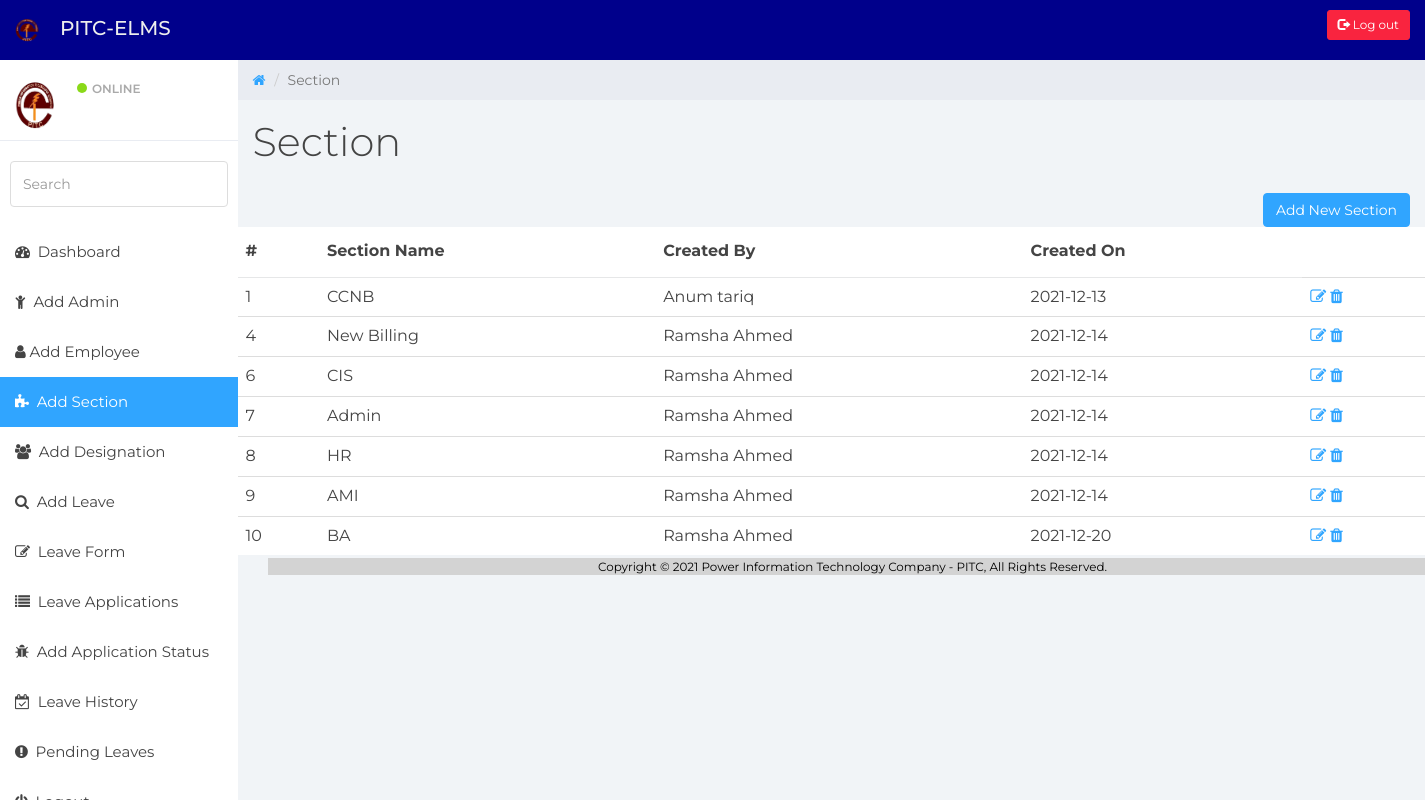
Page /section.php on the committed database.
### tables this page shows
CREATE TABLE `section` (
  `section_id` int(11) NOT NULL,
  `section_name` text NOT NULL,
  `created_on` date NOT NULL DEFAULT current_timestamp(),
  `created_by` text DEFAULT 'Admin'
);

### read.php (called while the page is built, shortened)
<?php
function section(){
  include'connection.php';
  $conn->setAttribute(PDO::ATTR_ERRMODE, PDO::ERRMODE_EXCEPTION);
  $stmt = $conn->prepare("SELECT* FROM section");
  $stmt->execute();
  $sections = $stmt->fetchAll(PDO::FETCH_ASSOC);
  return $sections;
}
?>

### section.php (the view, shortened to what this page needs)
<?php
require("read.php");
include("header.php");
?>
<!DOCTYPE html>
<html>
<head>
	<link href="css/bootstrap.min.css" rel="stylesheet">
	<link href="css/font-awesome.min.css" rel="stylesheet">
	<link href="css/datepicker3.css" rel="stylesheet">
	<link href="css/styles.css" rel="stylesheet">
</head>
<body>
<div class="container-lg">
	<?php include("nav-bar.php");?>
	<div class="col-sm-9 col-sm-offset-3 col-lg-10 col-lg-offset-2 main">
		<div class="row">
			<ol class="breadcrumb">
				<li><a href="index.php">
					<em class="fa fa-home"></em>
				</a></li>
				<li class="active">Section</li>
			</ol>
		</div>
		<div class="row">
			<div class="col-lg-12">
				<h1 class="page-header">Section</h1>
                <button class="btn btn-primary btn-md" type ="submit" onclick="location.href='addSection.php'" style="float: right;" >Add New Section</button>
            </div>
        <table class="table">
  <thead>
    <tr>
      <th scope="col">#</th>
      <th scope="col">Section Name</th>
      <th scope="col">Created By</th>
      <th scope="col">Created On</th>
    </tr>
  </thead>
  <tbody>
    <?php
	$sections = section();
	foreach ($sections as $section): ?>
            <tr>
                <td><?=$section['section_id']?></td>
                <td><?=$section['section_name']?></td>
                <td><?=$section['created_by']?></td>
                <td><?=$section['created_on']?></td>
                <td class="actions">
                <a href="updateSection.php?id=<?=$section['section_id']?>" title = "Update Record"><i class="fa fa-edit"></i></a>
                    <a href="delete_section.php?id=<?=$section['section_id']?>" title = "Delete Record" onclick="return confirm('Are You Sure You Want To Delete This Section ?')"><i class="fa fa-trash"></i></a>
                </td>
            </tr>
            <?php endforeach; ?>
        </tbody>
    </table>
	</div>
</body>
<footer>
<?php include("footer.php");?>
</footer>
</html>

### header.php (shortened to what this page needs)
<nav class="navbar navbar-custom navbar-fixed-top" role="navigation">
		<div class="container-fluid">
			<div class="navbar-header">
					<a class="navbar-brand" href="#">
      <img src="pitc.png" alt="" width="30" height="24" class="img img-circle">
    </a>
				<a class="navbar-brand" href="#"><span>PITC-ELMS</span> </a>
				<ul class="nav navbar-top-links navbar-right">
					<li class="dropdown">
                         <button type="button" class="btn btn-danger btn-sm" onclick="location.href='login.php'">
          <span class="glyphicon glyphicon-log-out"></span> Log out
        </button>
					</li>
				</ul>
			</div>
		</div>
	</nav>

### nav-bar.php (shortened to what this page needs)
<div id="sidebar-collapse" class="col-sm-3 col-lg-2 sidebar">
		<div class="profile-sidebar">
			<div class="profile-userpic">
				<img src="pitc.png" class="img-responsive" alt="">
			</div>
			<div class="profile-usertitle">
				<div class="profile-usertitle-status"><span class="indicator label-success"></span>Online</div>
			</div>
		</div>
		<form role="search">
			<div class="form-group">
				<input type="text" class="form-control" placeholder="Search">
			</div>
		</form>
		<ul class="nav menu">
			<?php
			if($_SESSION["user_type"] == "employee")
			{
				$display = "none";
			}
			else {
				$display = "block";
			}
			if($_SESSION["user_type"] == "admin")
			{
				$display2 = "none";
			}
			else {
				$display2 = "block";
			}
			?>
		<li id = "db"  ><a href="index.php"><em class="fa fa-dashboard">&nbsp;</em> Dashboard</a></li>
		<li id = "admin" style="display: <?=$display?>" class=""><a href="admin.php"><em class="fa fa-child">&nbsp;</em> Add Admin</a></li>
            <li  id = "emp" style="display: <?=$display?>" class = ""><a href="employee.php"><em class="fa fa-user">&nbsp;</em>Add Employee</a></li>
			<li id = "sec" style="display: <?=$display?>"><a href="section.php"><em class="fa fa-puzzle-piece">&nbsp;</em> Add Section</a></li>
			<li id ="des"style="display: <?=$display?>"><a href="designation.php"><em class="fa fa-users">&nbsp;</em> Add Designation</a></li>
			<li id = "leave"style="display: <?=$display?>"><a href="leave_lookup.php"><em class="fa fa-search">&nbsp;</em> Add Leave</a></li>
			<li id = "lf" style="display: <?=$display2?>"><a href="AleaveForm.php" ><em class="fa fa-edit">&nbsp;</em> Leave Form</a></li>
			<li id = "vla" style="display: <?=$display?>"><a href="ViewLeaveApps.php"><em class="fa fa-list">&nbsp;</em> Leave Applications</a></li>
			<li id = "aps" style="display: <?=$display?>" ><a href="app_status.php"><em class="fa fa-bug">&nbsp;</em> Add Application Status</a></li>
			<li id = "lh" style="display: <?=$display2?>"><a href="emp_leave_history.php" ><em class="fa fa-calendar-check-o">&nbsp;</em> Leave History</a></li>
			<li id = "pl" style="display: <?=$display2?>"><a href="emp_leave_pending.php" ><em class="fa fa-exclamation-circle">&nbsp;</em> Pending Leaves</a></li>
			<li><a href="login.php"><em class="fa fa-power-off">&nbsp;</em> Logout</a></li>
		</ul>
	</div>

### footer.php
<div class = "container" style = " ">
<footer style = " background-color: lightgray;
    color: black; bottom: 0;position: absolute;
">
<div class="row">
			<div class="col-lg-12" >
			<div class="container text-center">
			<small> Copyright © 2021 Power Information Technology Company - PITC, All Rights Reserved. </small>
    </div>
			</div>
		</div>
</div>

### css/styles.css (style rules this page uses)
body { background: #f1f4f7; padding-top: 60px; font-size: 14px; color: #444444; font-family: "Montserrat", "Helvetica Neue", Helvetica, Arial, sans-serif; }
a, a:hover, a:focus { color: #30a5ff; }
h1, h2, h3, h4, h5, h6 { color: #444444; }
h1 { font-weight: 300; font-size: 40px; }
input.form-control { border: 1px solid #ddd; box-shadow: none; height: 46px; }
.navbar-custom { background-color: darkblue; color: #edeeed!important; height: 60px; }
.navbar-header .navbar-brand { color: #edeeed !important; font-size: 20px; text-transform: uppercase; font-weight: 500; height: 60px; padding-top: 18px; }
.navbar-header .navbar-brand span { color: #edeeed; }
.dropdown { background: rgba(255, 255, 255, 0.1); float: left; margin: 10px 8px; padding: 0px; border-radius: 4px; }
.navbar-top-links li:last-child { margin-right: 15px; }
.btn-primary, .btn-primary:hover, .btn-primary:focus, .btn-primary:active, .btn-primary.active, .open > .dropdown-toggle.btn-primary, .btn-primary.disabled, .btn-primary[disabled], fieldset[disabled] .btn-primary, .btn-primary.disabled:hover, .btn-primary[disabled]:hover, fieldset[disabled] .btn-primary:hover, .btn-primary.disabled:focus, .btn-primary[disabled]:focus, fieldset[disabled] .btn-primary:focus, .btn-primary.disabled:active, .btn-primary[disabled]:active, fieldset[disabled] .btn-primary:active, .btn-primary.disabled.active, .btn-primary[disabled].active, fieldset[disabled] .btn-primary.active { background-color: #30a5ff; border-color: #30a5ff; }
.btn-danger, .btn-danger:hover, .btn-danger:focus, .btn-danger:active, .btn-danger.active, .open > .dropdown-toggle.btn-danger, .btn-danger.disabled, .btn-danger[disabled], fieldset[disabled] .btn-danger, .btn-danger.disabled:hover, .btn-danger[disabled]:hover, fieldset[disabled] .btn-danger:hover, .btn-danger.disabled:focus, .btn-danger[disabled]:focus, fieldset[disabled] .btn-danger:focus, .btn-danger.disabled:active, .btn-danger[disabled]:active, fieldset[disabled] .btn-danger:active, .btn-danger.disabled.active, .btn-danger[disabled].active, fieldset[disabled] .btn-danger.active { background-color: #f9243f; border-color: #f9243f; }
.label-success { background-color: #8ad919; }
.navbar { border: 0; }
.sidebar { display: block; padding: 0; display: none; box-shadow: none; background: #fff; }
.sidebar ul { margin: 20px 0px; }
.sidebar form { padding: 10px 0 0 0; margin: 10px 10px 20px 10px; }
@media (min-width: 768px) { .sidebar { display: block; position: fixed; top: 60px; bottom: 0; left: 0; z-index: 1000; display: block; margin: 0; padding: 0; overflow-x: hidden; overflow-y: auto; } }
@media (min-width: 768px) { .navbar-header { width: 100%; } }
.sidebar ul.nav .active a, .sidebar ul.nav li.parent a.active, .sidebar ul.nav .active > a:hover, .sidebar ul.nav li.parent a.active:hover, .sidebar ul.nav .active > a:focus, .sidebar ul.nav li.parent a.active:focus { color: #fff; background-color: #30a5ff; }
.sidebar ul.nav li a { height: 50px; font-size: 15px; line-height: 2em; color: #444444; }
.profile-sidebar { padding: 10px 0; border-bottom: 1px solid #e9ecf2; }
.indicator { width: 10px; height: 10px; display: inline-block; border-radius: 9999px; margin-right: 5px; }
.profile-userpic img { float: left; margin: 10px 0px 0px 15px; width: 50px; height: 50px; border-radius: 9999px !important; }
.profile-usertitle { float: left; text-align: left; margin: 10px 0 0 12px; }
.profile-usertitle-status { text-transform: uppercase; color: #AAA; font-size: 12px; font-weight: 600; margin-bottom: 15px; }
.breadcrumb { border-radius: 0; padding: 10px 15px 10px 15px; background: #e9ecf2; margin: 0; }
h1.page-header { margin-top: 20px; border-bottom: 0; }
.table { background: #fff; }
.table > thead > tr > th { border-bottom: 1px solid #e6e7e8; vertical-align: middle; height: 50px; }

### rows in the picture
section: section_id "1", section_name "CCNB", created_by "Anum tariq", created_on "2021-12-13"
section: section_id "4", section_name "New Billing", created_by "Ramsha Ahmed", created_on "2021-12-14"
section: section_id "6", section_name "CIS", created_by "Ramsha Ahmed", created_on "2021-12-14"
section: section_id "7", section_name "Admin", created_by "Ramsha Ahmed", created_on "2021-12-14"
section: section_id "8", section_name "HR", created_by "Ramsha Ahmed", created_on "2021-12-14"
section: section_id "9", section_name "AMI", created_by "Ramsha Ahmed", created_on "2021-12-14"
section: section_id "10", section_name "BA", created_by "Ramsha Ahmed", created_on "2021-12-20"
